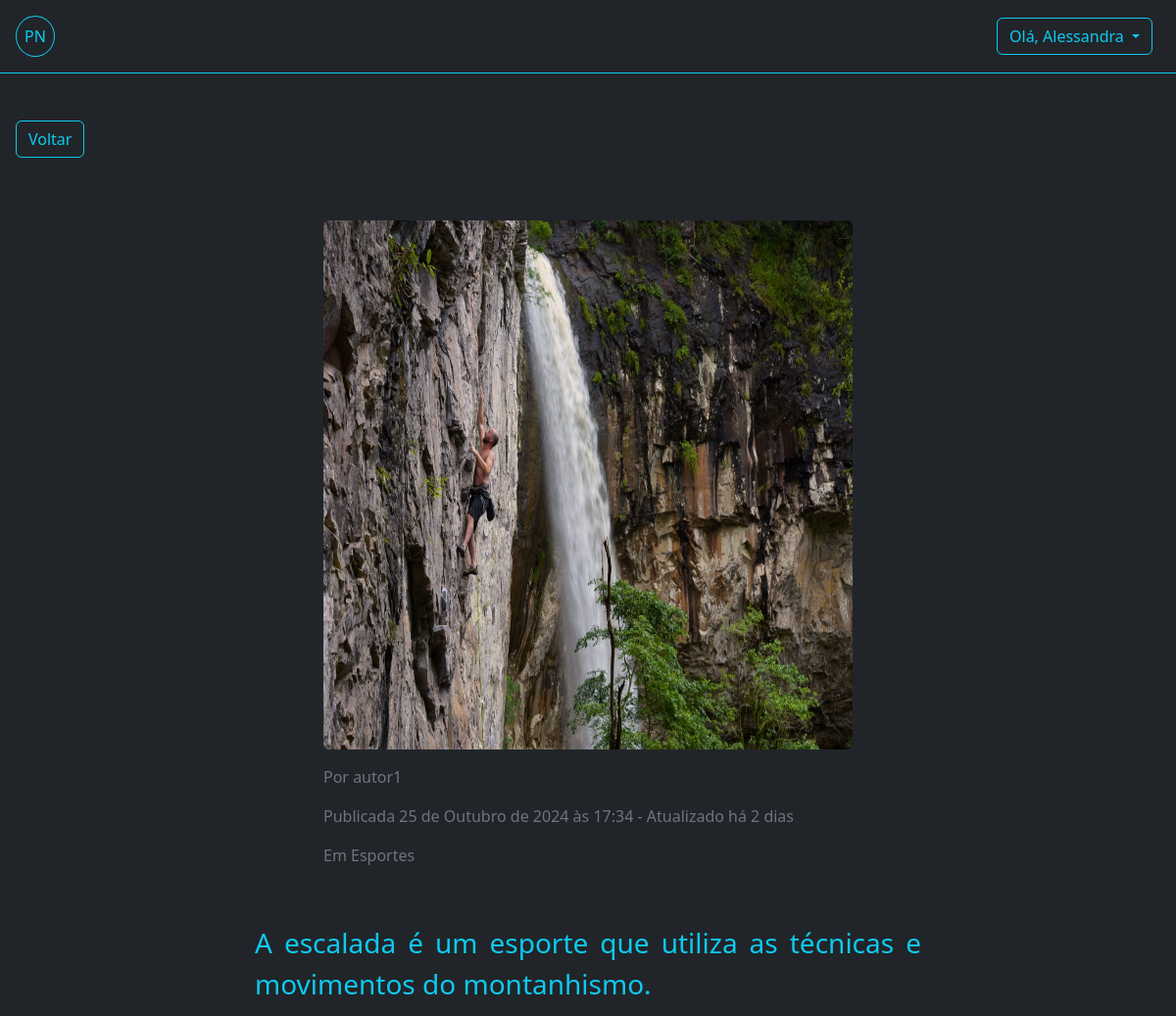
Page /portal/a-escalada-e-um-esporte-que-utiliza-as-tecnicas-e-movimentos-do-montanhismo/ (signed in, upper part) on the earlier database version.
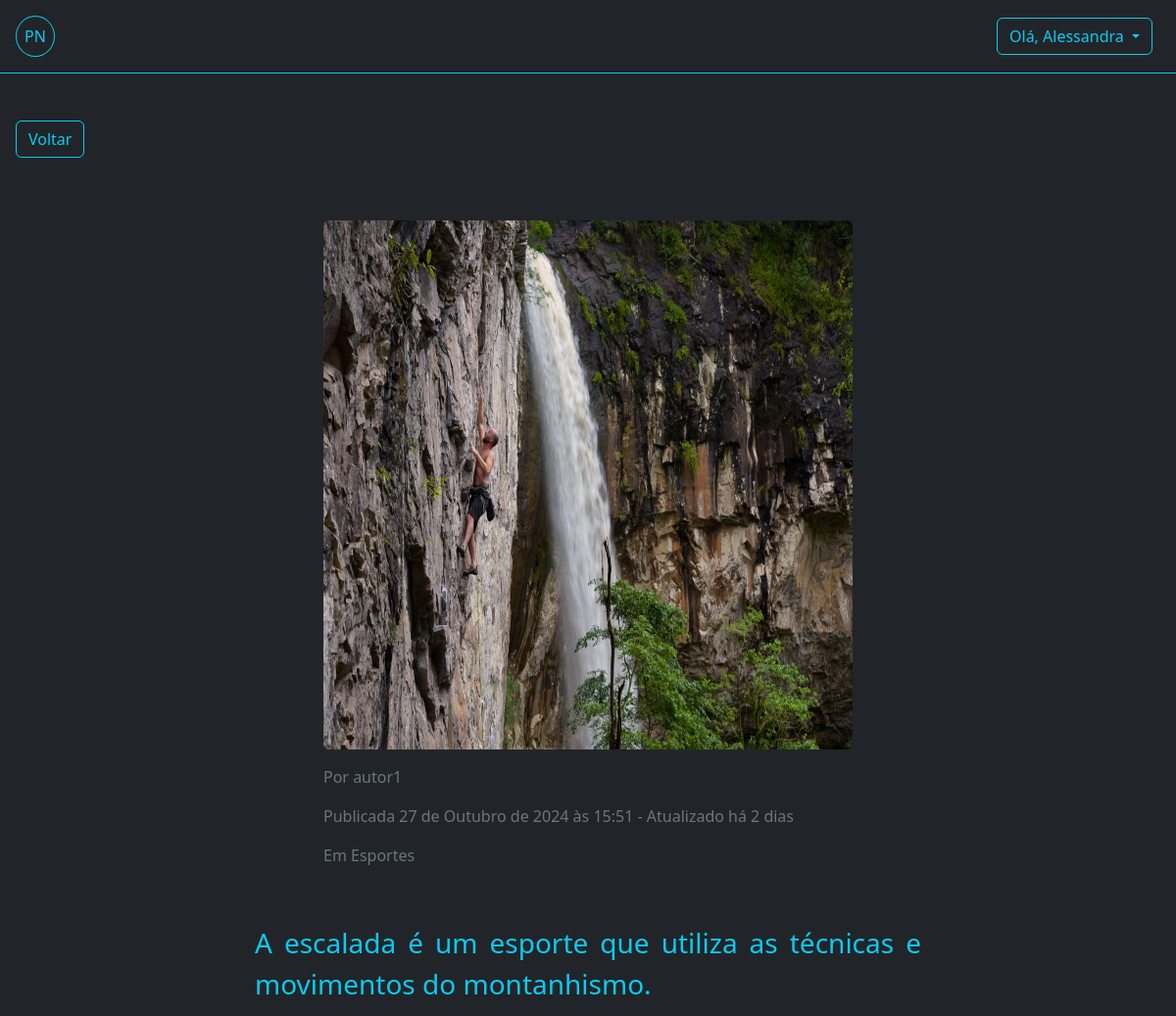
Same page on the later database version.
### app_noticias/models.py (models this page shows, shortened)
class Noticia(models.Model):
    titulo = models.CharField('Título', max_length=100, unique=True,  null=True)
    slug = models.SlugField(max_length=100, editable=False, unique=True, null=True)
    subtitulo = models.CharField('Subtítulo', max_length=300, null=True )
    conteudo= models.TextField('Conteúdo', max_length=3000)
    criada_em = models.DateTimeField('Criada em', help_text='dd/mm/yyyy hh:MM', auto_now_add=True)
    atualizada_em = models.DateTimeField('Atualizada', help_text='dd/mm/yyyy hh:MM', auto_now_add=True)
    imagem = models.ImageField(upload_to='', blank=True)
    autor = models.ForeignKey(User, on_delete=models.RESTRICT, editable=False)
    categoria = models.ManyToManyField(Categoria)
    publicada_em = models.DateTimeField('Publicada em', help_text='dd/mm/yyyy hh:MM', null=True, editable=False)
    publicada = models.BooleanField('Publicada', default=False)
    num_visualizacoes = models.IntegerField(default=0, verbose_name='Número de visualizações', editable=False)
    fonte_informacao = models.CharField('Fonte', max_length=400, null=True )
    def _calcular_tempo_da_atualizacao(self) -> str:
        return calcular_tempo_decorrido(self.atualizada_em)
    atualizacao_tempo = property(_calcular_tempo_da_atualizacao)
    def _calcular_tempo_da_publicacao(self) -> str:
        '''
        Calculo do tempo de publicação da notícia:
        '''
        return calcular_tempo_decorrido(self.publicada_em)
    publicacao_tempo = property(_calcular_tempo_da_publicacao)
    def save(self, *args, **kwargs):
        self.slug = slugify(self.titulo)
        if self.publicada and not self.publicada_em:
            self.publicada_em = datetime.now()
        elif not self.publicada and self.publicada_em:
            self.publicada_em = None
        return super().save(*args, **kwargs)
    class Meta:
        db_table = 'noticias'
        permissions = [
            ("pode_publicar", "Permissão atribuida à Editores para a publicação da Notícia"),
        ]

class Categoria(models.Model):
    nome = models.CharField('Categoria', max_length=30, unique=True)
    imagem = models.ImageField(upload_to='', blank=True, null=True)
    criado_em = models.DateField(auto_now_add=True)

### app_noticias/views.py (the view)
# urls.py: path("portal/<slug:slug>/", NoticiaDetailView.as_view(), name="noticia-detail"),
class NoticiaDetailView(NoticiaBaseDetailView):
    def acrescentar_visualizacao(self, noticia_id: int = 0):
        if self.object.publicada and not noticia_id:
            self.object.num_visualizacoes += 1
            self.object.save()

### app_noticias/context_processors.py (called while the page is built)
def user_permissions(request):
    return {
        'is_editor': request.user.groups.filter(name='Editores').exists(),
        'is_author': request.user.groups.filter(name='Autores').exists(),
    }

### app_noticias/views.py (called while the page is built)
    def pode_ver_uma_noticia_nao_publicada(self) -> bool:
        eh_editor: bool = self.request.user.has_perm('app_noticias.pode_publicar')
        eh_autor: bool = self.request.user.has_perm('app_noticias.add_noticia')
        eh_autor_da_noticia: bool = eh_autor and self.object.autor == self.request.user
        pode_ver_noticia_nao_publicada: bool = eh_editor or eh_autor_da_noticia
        return self.object.publicada or pode_ver_noticia_nao_publicada

    def get(self, request, *args, **kwargs):
        self.object = self.get_object()
        if not self.pode_ver_uma_noticia_nao_publicada():
            raise PermissionDenied('Permissão para ver a notícia negada! Está notícia não foi publicada.')
        identificador = kwargs.get('pk', 0)
        self.acrescentar_visualizacao(identificador)
        context = self.get_context_data(object=self.object)
        return self.render_to_response(context)

### app_noticias/templates/noticia.html (shortened to what this page needs)
{% extends "base.html" %}
{% load django_bootstrap5 %}
{% load static %}
{% block content %}
{% static 'media' as media_url %}
<a href="javascript:history.back()" class="mb-3 mt-5 ms-3 text-decoration-none btn btn-outline-info">Voltar</a>
<div class=" p-5 ">
    <div class="d-flex  justify-content-center ">
        <div class="d-flex flex-column" style="width: 540px;">
            <div class="ratio ratio-1x1 mb-3" style="object-fit: contain; ">
                <img src="{{media_url}}/{{noticia.imagem}}" class="rounded w-100" alt="{{noticia.titulo}}">
            </div>
            <div>
                <p class="text-secondary">Por {{noticia.autor}}</p>
                {% if noticia.publicada %}
                <p class="text-secondary">Publicada {{noticia.publicada_em}} - Atualizado há
                    {{noticia.atualizacao_tempo}}
                </p>
                {% else %}
                <p class="text-secondary">Atualizado há {{noticia.atualizacao_tempo}}</p>
                {% endif %}
                {% for cate in noticia.categoria.all %}
                <p class="text-secondary">Em {{cate.nome}}</p>
                {% endfor %}
            </div>
        </div>
    </div>
    <div class="d-flex text-center justify-content-center text-wrap" style="padding: 40px; ">
        <div class="fs-5" style="max-width: 680px; text-align: justify;">
            <p class="text-info fs-3">{{noticia.titulo}}</p>
        </div>
    </div>
</div>
{% endblock %}

### app_noticias/templates/base.html (shortened to what this page needs)
{% load static %}
{% load django_bootstrap5 %}
{% static 'icones/user_edit.png' as editar_url %}
{% static 'icones/senha.png' as senha_url %}
{% static 'icones/news.png' as news_url %}
{% static 'icones/editor.png' as editor_url %}
{% static 'icones/logout.png' as logout_url %}
<!DOCTYPE html>
<html lang="en">
<head>
    {% load django_bootstrap5 %}
    {% bootstrap_css %}
</head>
<body class="bg-body-primary " data-bs-theme="dark">
    <div class="sticky-top  bg-body border-bottom border-info">
        <div class="  hstack d-flex">
            <a href="{% url 'home' %}">
                <div class="text-ligth m-3 p-2 rounded-circle btn btn-outline-info">PN</div>
            </a>
            {% if request.user.is_authenticated %}
            <div class="dropdown ms-auto px-4">
                <button class="btn btn-outline-info dropdown-toggle  " type="button" data-bs-toggle="dropdown"
                    aria-expanded="false">
                    Olá, {{ user.get_username }}
                </button>
            </div>
            {% else %}
            <a href="{% url 'registrar-usuario' %}" class="px-3 ms-auto text-info text-decoration-none">Sign</a>
            <a href="{% url 'login' %}" class="px-3 text-info text-decoration-none">Login</a>
            {% endif %}
        </div>
    </div>
    <div>
        {% block content %}{% endblock %}
    </div>
</body>
</html>

Differences in the rows shown:
changed Noticia "A escalada é um esporte que utiliza as técnicas e movimentos do montanhismo.": publicada_em "25 de Outubro de 2024 às 17:34" → "27 de Outubro de 2024 às 15:51"
